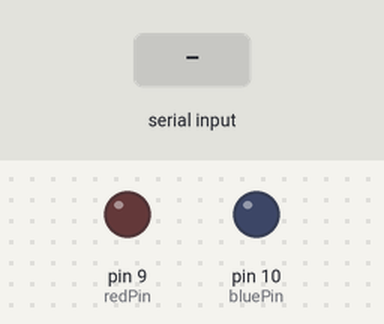
A sketch run on a simulated Arduino Uno, built with avr-gcc and run on an emulated ATmega328P. On the bench: output pins drawn as LEDs (lit = HIGH). Inputs (shaded band) come from the test bench.

Above: at 1.2 s.
1.3 s: "0" received over Serial
At 2.5 s:
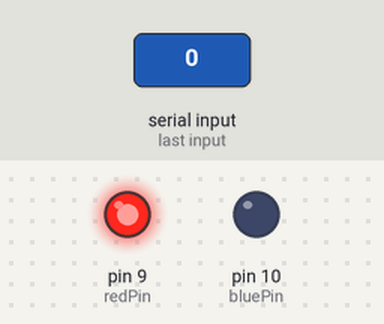
2.8 s: "1" received over Serial
At 3.6 s:
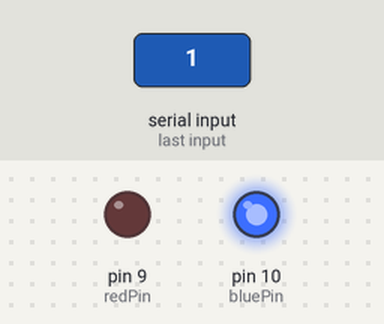
Timing chart, 0 to 5.8 s (numbered marks = the images above; inputs shaded):
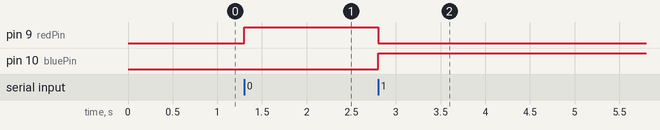

The sketch:

quantum_interface.ino
```cpp
int redPin = 9;
int bluePin = 10;

void setup() {
  Serial.begin(115200);
  pinMode(redPin, OUTPUT);
  pinMode(bluePin, OUTPUT);
}

void loop() {
  if (Serial.available() > 0) {
    char bit = Serial.read();
    if (bit == '0') {
      digitalWrite(redPin, HIGH);
      digitalWrite(bluePin, LOW);
    } else if (bit == '1') {
      digitalWrite(redPin, LOW);
      digitalWrite(bluePin, HIGH);
    }
  }
}
```

Measured:
- after the input at 1.3 s, pin 9 (redPin): LOW → HIGH at once
- after the input at 2.8 s, pin 9 (redPin): HIGH → LOW at once; pin 10 (bluePin): LOW → HIGH at once
